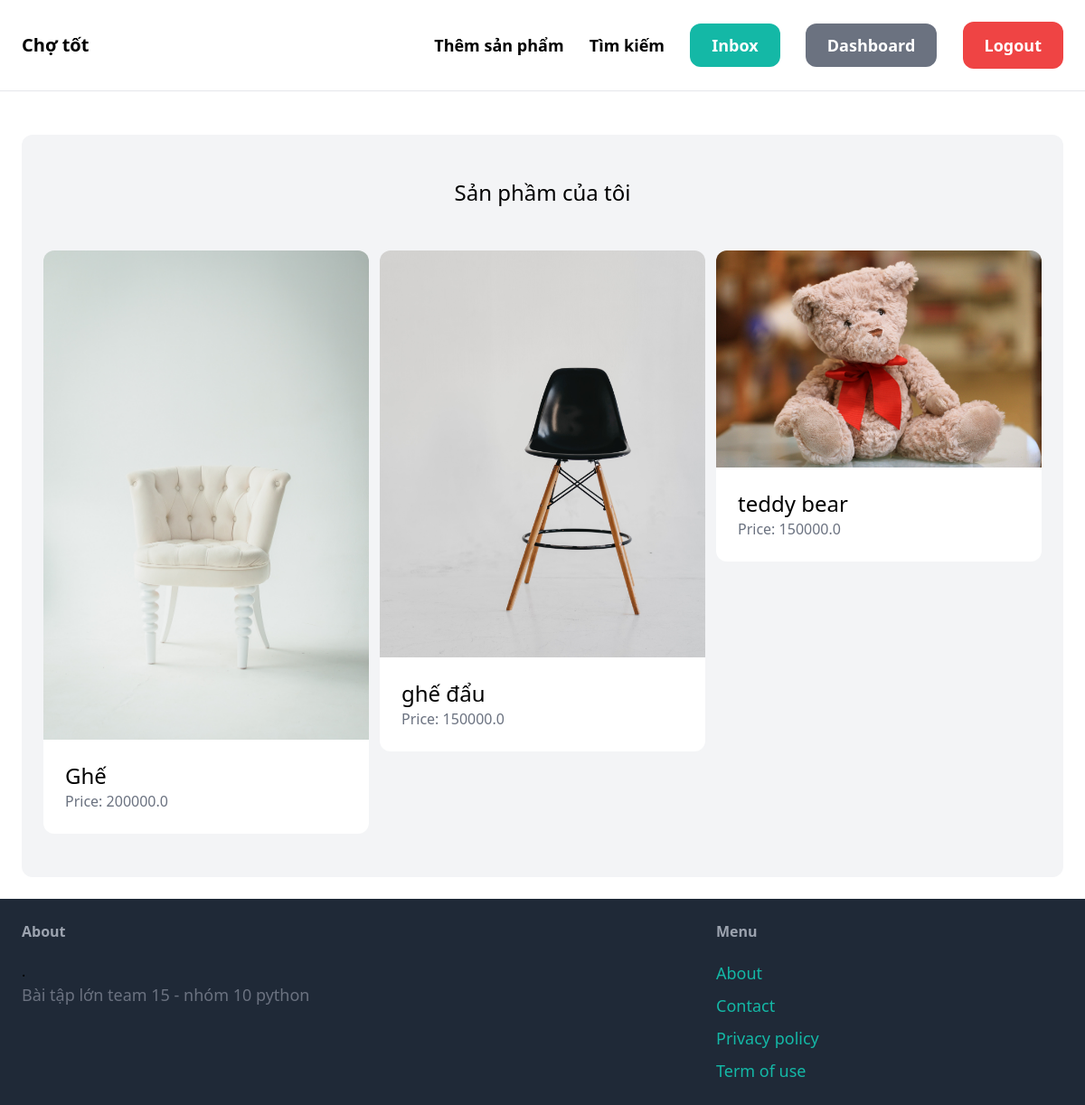
Page /dashboard/ (signed in) on the committed database.
### item/models.py (models this page shows, shortened)
class Item(models.Model):
    category = models.ForeignKey(Category, related_name='items', on_delete=models.CASCADE)
    name = models.CharField(max_length=255)
    description = models.TextField(blank=True, null=True)
    price = models.FloatField()
    image = models.ImageField(upload_to='item_images', blank=True, null=True)
    is_sold = models.BooleanField(default=False)
    created_by = models.ForeignKey(User, related_name='items', on_delete=models.CASCADE)
    created_at = models.DateTimeField(auto_now_add=True)

### dashboard/views.py (the view)
# urls.py: path('', views.index, name='index'),
@login_required
def index(request):
    items = Item.objects.filter(created_by=request.user)
    return render(request, 'dashboard/index.html', {
        'items': items,
    })

### dashboard/templates/dashboard/index.html (shortened to what this page needs)
{% extends 'core/base.html' %}
{% block content %}
    <div class="mt-6 px-6 py-12 bg-gray-100 rounded-xl">
        <h2 class="mb-12 text-2xl text-center">Sản phầm của tôi</h2>
        <div class="grid grid-cols-3 gap-3">
            {% for item in items %}
                <div>
                    <a href="{% url 'item:detail' item.id %}">
                        <div>
                            <img src="{{ item.image.url }}" class="rounded-t-xl">
                        </div>
                        <div class="p-6 bg-white rounded-b-xl">
                            <h2 class="text-2xl">{{ item.name }}</h2>
                            <p class="text-gray-500">Price: {{ item.price }}</p>
                        </div>
                    </a>
                </div>
            {% endfor %}
        </div>
    </div>
{% endblock %}

### rows in the picture
Item: image (picture), name "Ghế", price "200000.0"
Item: image (picture), name "ghế đẩu", price "150000.0"
Item: image (picture), name "teddy bear", price "150000.0"
